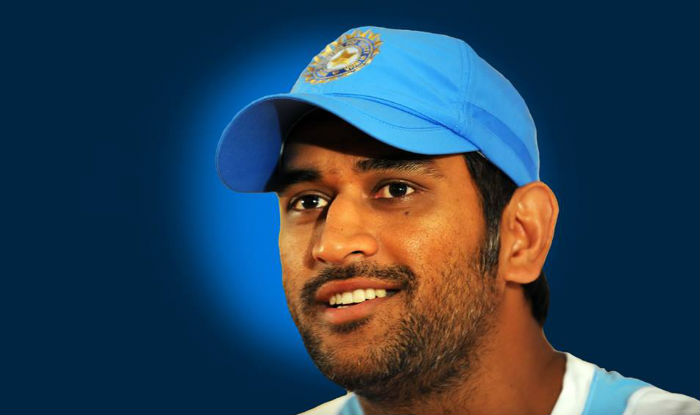
#> input picture main_image/img.jpg, 700 x 415 px, found by its file name
$ python photomosaic_generator.py
#> lines starting #> are read from the running program, lines starting #| are printed output that depends on the picture
import time
import cv2
import numpy as np
import os, glob
import shutil
from PIL import Image
from datetime import datetime
import argparse #for implementing command-line interface

parser = argparse.ArgumentParser()
parser.add_argument("--verbose", action="store_true", help="specify --verbose flag in the command to get output with more details")
parser.add_argument("--visibility", action="store_true", help="specify --visibility flag in the command to retain the temporary files and folders created")
parser.add_argument("--res", type=int, help="Photomosaic output resolution (optimal value between 10 and 50) \nHigher value leads to low resolution photomosaic(small file size) and smaller value leads to high resolution photomosaic(large file size)")
parser.add_argument("--tile", type=int, help="resolution(in pixels) of the individual filler images that will used as the mosaic tiles (optimal value is between 50 and 100)")
args = parser.parse_args()

sdelay = 3
mdelay = 6
hdelay = 12
biar = 0    #blocks in a row
biac = 0    #blocks in a column
main_img_block_details = []
filler_img_details = []
matched_images = []

if type(args.res) == int:
    divider = args.res
else: divider = 10
#area assigned to an individual img on main img
#higher value leads to low resolution output
#smaller value leads to high resolution output

if type(args.tile) == int:
    size = args.tile, args.tile
else: size = 75, 75
#size of an individual square img or block size
#higher value leads to better quality individual imgs
#smaller value leads to low quality individual imgs


def initialise():
    print ("Initialising...")
    try:
        if args.verbose: print ("Deleting previous 'main_image_blocks' folder")
        shutil.rmtree("main_image_blocks")
    except Exception as e:
        if args.verbose: print (e)
    if args.verbose: time.sleep(sdelay)

    try:
        if args.verbose: print ("Deleting previous 'renamed_filler_images' folder")
        shutil.rmtree("renamed_filler_images")
    except Exception as e:
        if args.verbose: print (e)
    if args.verbose: time.sleep(sdelay)

    try:
        if args.verbose: print ("Deleting previous 'cropped_filler_images' folder")
        shutil.rmtree("cropped_filler_images")
    except Exception as e:
        if args.verbose: print (e)
    if args.verbose: time.sleep(sdelay)

    try:
        if args.verbose: print ("Deleting previous 'resized_filler_images' folder")
        shutil.rmtree("resized_filler_images")
    except Exception as e:
        if args.verbose: print (e)
    if args.verbose: time.sleep(sdelay)

    try:
        if args.verbose: print ("Deleting previous 'matched_images' folder")
        shutil.rmtree("matched_images")
    except Exception as e:
        if args.verbose: print (e)
    if args.verbose: time.sleep(sdelay)


def split_main_image():
    print ("\nSTEP 1 -->    Splitting the Main image")
    if args.verbose: time.sleep(sdelay)

    os.mkdir("main_image_blocks")   #create a new folder for storing the main image blocks

    img = cv2.imread('C:\\Users\\Shaily Priya\\Desktop\\scr\\main_image\\img.jpg', 1) #load the colour image
#> img is the input picture: shape (415, 700, 3); mean B, G, R 84.2, 65.4, 42.9
    if args.verbose: print ("\nMain image shape")
    if args.verbose: print (" height   : ", img.shape[0])
    if args.verbose: print (" width    : ", img.shape[1])
    if args.verbose: time.sleep(sdelay)

    #after loading the main image, trim the extra rows/columns of main image for proper splitting so that
    #the image can be perfectly divided with the DIVIDER value provided, without getting any partial splits
    extra_row = img.shape[0] % divider
#> extra_row = 5
    extra_column = img.shape[1] % divider
#> extra_column = 0

    #trim the image for proper splitting
    img = img[0:img.shape[0]-extra_row, 0:img.shape[1]-extra_column]
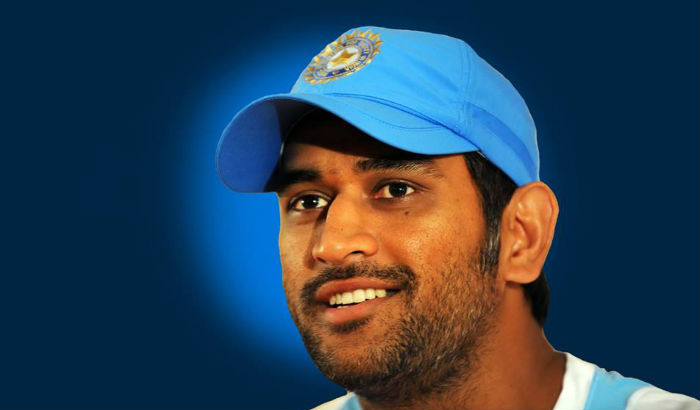
#> img: shape (410, 700, 3); mean B, G, R 84.1, 65.1, 42.4
    global biar
    global biac
    biar = int(img.shape[1]/divider)     #biar : blocks in a row
#> biar = 70
    biac = int(img.shape[0]/divider)     #biac : blocks in a column
#> biac = 41
    if args.verbose: print ("\nWhen the main image is splitted we get")
    if args.verbose: print (" blocks in a row     : ", biar)
    if args.verbose: print (" blocks in a column  : ", biac)
    if args.verbose: print (" total blocks        : ", biar*biac)
    if args.verbose: print (" NOTE : removed {} extra rows and {} extra columns".format(extra_row, extra_column))
    if args.verbose: time.sleep(mdelay)

    #after trimming the image is split into (biar*biac) number of blocks
    count = 0
    xposition = 0
    yposition = 0
    for i in range(0, biar):
        for j in range(0, biac):
            temp_img = img[:][:]
            temp_img = temp_img[yposition:yposition+divider, xposition:xposition+divider]
            count += 1
            if args.verbose: print ("STEP 1 -->    ", count, '/', biar*biac, ' completed')
            cv2.imwrite('./main_image_blocks/{}.jpg'.format(str(j)+'_'+str(i)), temp_img)
            yposition  += divider
        yposition = 0
        xposition += divider
#> after the loop, count = 2870; xposition = 700
    if args.verbose: time.sleep(sdelay)

def rename_filler_images():
    print ("\nSTEP 2 -->    Renaming the filler images")
    if args.verbose: time.sleep(sdelay)
    os.mkdir("renamed_filler_images")   #create a new folder for storing renamed filler images

    # load the filler images to be renamed
    total_img_count = 0
    count = 0
    for infile in glob.glob("./filler_images/*.*"):
        total_img_count += 1
    for infile in glob.glob("./filler_images/*.*"):
        im = Image.open(infile)
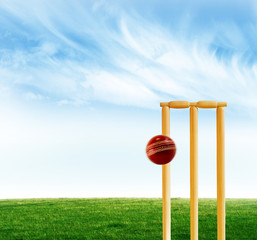
#> input picture filler_images/240_F_12465831_4z4uJogyVg5F9DsWvFPCRu7ihFniBap5.jpg, 257 x 240 px
#> im is the input picture: PIL image 257x240 RGB; mean R, G, B 186.6, 211.7, 202.3
        count += 1
        im.save("./renamed_filler_images/" + str(count) + ".jpg", "JPEG")
        if args.verbose: print ("STEP 2 -->    ", count, "/", total_img_count, "images renamed")
    if args.verbose: time.sleep(sdelay)


def crop_filler_images():
    print ("\nSTEP 3 -->    Cropping the filler images into square shape")
    if args.verbose: time.sleep(sdelay)
    os.mkdir("cropped_filler_images")   #create a new folder for storing the square filler images

    #loading the renamed filler images to cropped into square shapes
    count = 0
    total_img_count = 0
    for infile in glob.glob("./renamed_filler_images/*.jpg"):
        total_img_count += 1
    for infile in glob.glob("./renamed_filler_images/*.jpg"):
        count += 1
        img = cv2.imread('./renamed_filler_images/' + str(count) + '.jpg', 1)
        if img.shape[0] < img.shape[1]:     #landscape orientation
            remove_value = img.shape[1] - img.shape[0]
            img = img[:, :img.shape[1]-remove_value]
        elif img.shape[0] > img.shape[1]:   #potrait orientation
            remove_value = img.shape[0] - img.shape[1]
            img = img[:img.shape[0]-remove_value, :]
        cv2.imwrite("./cropped_filler_images/" + str(count) + ".jpg", img)
        if args.verbose: print ("STEP 3 -->    ", count, '/', total_img_count, 'images cropped and made into squares')
    if args.verbose: time.sleep(sdelay)


def resize_filler_images():
    print ("\nSTEP 4 -->    Resizing the filler images")
    if args.verbose: time.sleep(sdelay)
    os.mkdir("resized_filler_images")   #create a new folder for storing the resized filler images

    #load cropped filler images to be resized
    total_img_count = 0
    count = 0
    for infile in glob.glob("./cropped_filler_images/*.jpg"):
        total_img_count += 1
    for infile in glob.glob("./cropped_filler_images/*.jpg"):
        file, ext = os.path.splitext(infile)
        im = Image.open(infile)
        im.thumbnail(size)
        im.save("./resized_filler_images/" + str(count) + '.jpg', "JPEG")
        count += 1
        if args.verbose: print ("STEP 4 -->    ", count, '/', total_img_count, 'filler images resized')
    if args.verbose: time.sleep(sdelay)

def avg_rgb_filler_images():
    print ("\nSTEP 5 -->    Finding the average RGB value of each filler image")
    if args.verbose: time.sleep(sdelay)

    total_img_count = 0
    count = 0

    for infile in glob.glob("./resized_filler_images/*.jpg"):
        total_img_count += 1
    for infile in glob.glob("./resized_filler_images/*.jpg"):
        filler_img = cv2.imread("resized_filler_images/" + str(count) + ".jpg", 1)
        sum_red = sum_green = sum_blue = 0
        pixel_count = 0
        for i in range(filler_img.shape[0]):
            for j in range(filler_img.shape[1]):
                temp_red, temp_green, temp_blue = filler_img[i][j][2], filler_img[i][j][1], filler_img[i][j][0] #opencv loads images in BGR by default
                sum_red += temp_red
                sum_green += temp_green
                sum_blue += temp_blue
                pixel_count += 1
        avg_red = sum_red/pixel_count
        avg_green = sum_green/pixel_count
        avg_blue = sum_blue/pixel_count
        filler_img_details.append({
            'file_name': str(count),
            'avg_red': avg_red,
            'avg_green': avg_green,
            'avg_blue': avg_blue
            })
        count += 1
        if args.verbose: print ("STEP 5 -->    ", count, '/', total_img_count, "filler images' average RGB value calculated")
    if args.verbose: time.sleep(sdelay)

def avg_rgb_main_image_blocks():
    print ("\nSTEP 6 -->    Finding the average RGB value of each main image block")
    if args.verbose: time.sleep(sdelay)

    total_img_count = 0
    count = 0

    for infile in glob.glob('./main_image_blocks/*.jpg'):
        total_img_count += 1
    for i in range(0, biar):
        for j in range(0, biac):
            main_img_block = cv2.imread('./main_image_blocks/{}.jpg'.format(str(j)+'_'+str(i)), 1)
            sum_red = 0
            sum_green = 0
            sum_blue = 0
            pixel_count = 0
            for p in range(main_img_block.shape[0]):
                for q in range(main_img_block.shape[1]):
                    temp_red, temp_green, temp_blue = main_img_block[p][q][2], main_img_block[p][q][1], main_img_block[p][q][0] #opencv loads images in BGR by default
                    sum_red += temp_red
                    sum_green += temp_green
                    sum_blue += temp_blue
                    pixel_count += 1
#> after the loop, pixel_count = 100; sum_blue = 6600; sum_green = 3700; sum_red = 0
            avg_red = sum_red/pixel_count
#> avg_red = 0
            avg_green = sum_green/pixel_count
#> avg_green = 37
            avg_blue = sum_blue/pixel_count
#> avg_blue = 66
            main_img_block_details.append({
                'file_name': str(j)+'_'+str(i),
                'avg_red': avg_red,
                'avg_green': avg_green,
                'avg_blue': avg_blue
                })
            count += 1
            if args.verbose: print ("STEP 6 -->    ", count, '/', total_img_count, "main image blocks' average RGB value calculated")
    if args.verbose: time.sleep(sdelay)

def image_match():
    print ('\nSTEP 7 -->    Finding the matching filler images for the main image blocks based on the average RGB values')
    os.mkdir('matched_images')
    if args.verbose: time.sleep(sdelay)

    total_img_count = 0
    count = 0

    for infile in glob.glob('./main_image_blocks/*.jpg'):
        total_img_count += 1
    for i in main_img_block_details:
        count += 1
        distance = 1000
        flag = 0
        for j in filler_img_details:
            distance_candidate = (((i['avg_red']-j['avg_red'])**2)+((i['avg_green']-j['avg_green'])**2)+((i['avg_blue']-j['avg_blue'])**2)) ** 0.5
            if distance_candidate < distance:
                distance = distance_candidate
                if flag == 1:
                    matched_images.pop()
                matched_images.append({
                    'main_img_block_name': i['file_name'],
                    'matched_filler_img_name': j['file_name']
                    })
                flag = 1
        if args.verbose: print ("STEP 7 -->    ", count, '/', total_img_count, "blocks of the main image matched")
#> after the loop, count = 2870; matched_images = []

    for data in matched_images:
        img = cv2.imread("./resized_filler_images/{}.jpg".format(data['matched_filler_img_name']), 1)
        cv2.imwrite("./matched_images/{}.jpg".format(data['main_img_block_name']), img)
    if args.verbose: time.sleep(sdelay)

def image_stitch():
    print ('\nSTEP 8 -->    Stitching the matched filler images to form the final photomosaic')
    if args.verbose: time.sleep(sdelay)

    row = []
    count = 0
    total_img_count = 0
    temp_img = []
    for i in glob.glob("./matched_images/*.jpg"):
        total_img_count += 1
    for i in range(0, biac):
        for j in range(0, biar):
            img = cv2.imread("./matched_images/{}.jpg".format(str(i)+'_'+str(j)), 1)
            row.append(img)
            count += 1
            if args.verbose: print ("STEP 8 -->    ", count, '/', total_img_count, "images stitched")
        temp_img.append(np.hstack(row))
        row = []
    photomosaic = np.vstack(temp_img)
    cv2.imwrite ("mosaic_{}.jpg".format(datetime.today().strftime("%Y%m%d_%H%M%S")), photomosaic)
    if args.verbose: time.sleep(sdelay)

def remove_temp_files():
    try:
        if args.verbose: print ("Deleting temporary 'main_image_blocks' folder")
        shutil.rmtree("main_image_blocks")
    except Exception as e:
        if args.verbose: print (e)
    if args.verbose: time.sleep(sdelay)

    try:
        if args.verbose: print ("Deleting temporary 'renamed_filler_images' folder")
        shutil.rmtree("renamed_filler_images")
    except Exception as e:
        if args.verbose: print (e)
    if args.verbose: time.sleep(sdelay)

    try:
        if args.verbose: print ("Deleting temporary 'cropped_filler_images' folder")
        shutil.rmtree("cropped_filler_images")
    except Exception as e:
        if args.verbose: print (e)
    if args.verbose: time.sleep(sdelay)

    try:
        if args.verbose: print ("Deleting temporary 'resized_filler_images' folder")
        shutil.rmtree("resized_filler_images")
    except Exception as e:
        if args.verbose: print (e)
    if args.verbose: time.sleep(sdelay)

    try:
        if args.verbose: print ("Deleting temporary 'matched_images' folder")
        shutil.rmtree("matched_images")
    except Exception as e:
        if args.verbose: print (e)
    if args.verbose: time.sleep(sdelay)


initialise()
split_main_image()
rename_filler_images()
crop_filler_images()
resize_filler_images()
avg_rgb_filler_images()
avg_rgb_main_image_blocks()
image_match()
image_stitch()
if args.visibility == False: remove_temp_files()

print ("\nDONE")
